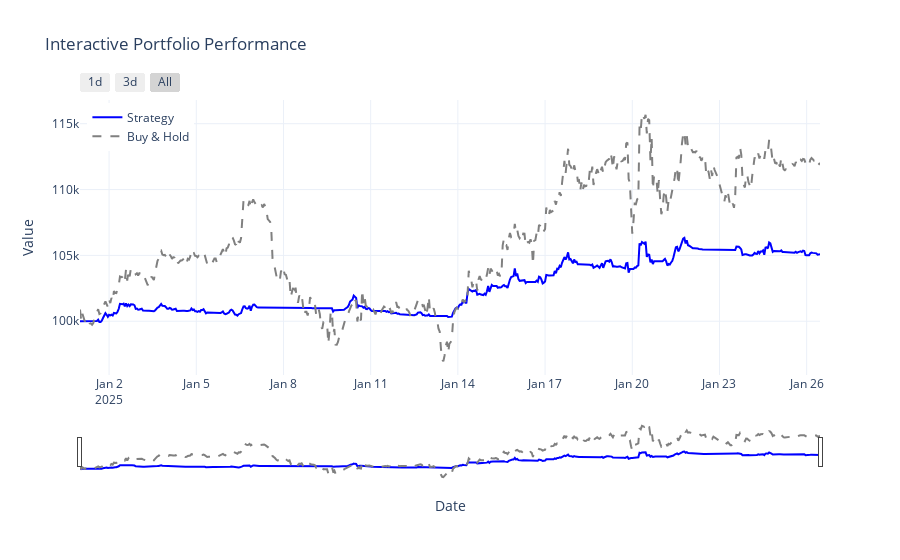

Notebook code cell kept with this figure:
### Code cell
e.plot(show_signals= False)

### Figure 1 — Plotly figure (JSON) as saved in the notebook; plotly's stock layout.template omitted (floating-point values rounded to 4 significant figures; data arrays with more than 128 entries replaced by an {"elided": "..."} marker saying what was removed)
{"data": [{"line": {"color": "blue"}, "mode": "lines", "name": "Strategy", "type": "scatter", "x": {"elided": "612 str values"}, "y": {"elided": "612 float values"}}, {"line": {"color": "gray", "dash": "dash"}, "mode": "lines", "name": "Buy & Hold", "type": "scatter", "x": {"elided": "612 str values"}, "y": {"elided": "612 float values"}}], "layout": {"hovermode": "x unified", "legend": {"x": 0.01, "y": 0.99}, "title": {"text": "Interactive Portfolio Performance"}, "xaxis": {"rangeselector": {"buttons": [{"count": 24, "label": "1d", "step": "hour", "stepmode": "backward"}, {"count": 72, "label": "3d", "step": "hour", "stepmode": "backward"}, {"label": "All", "step": "all"}]}, "rangeslider": {"visible": true}, "title": {"text": "Date"}, "type": "date"}, "yaxis": {"title": {"text": "Value"}}}}
